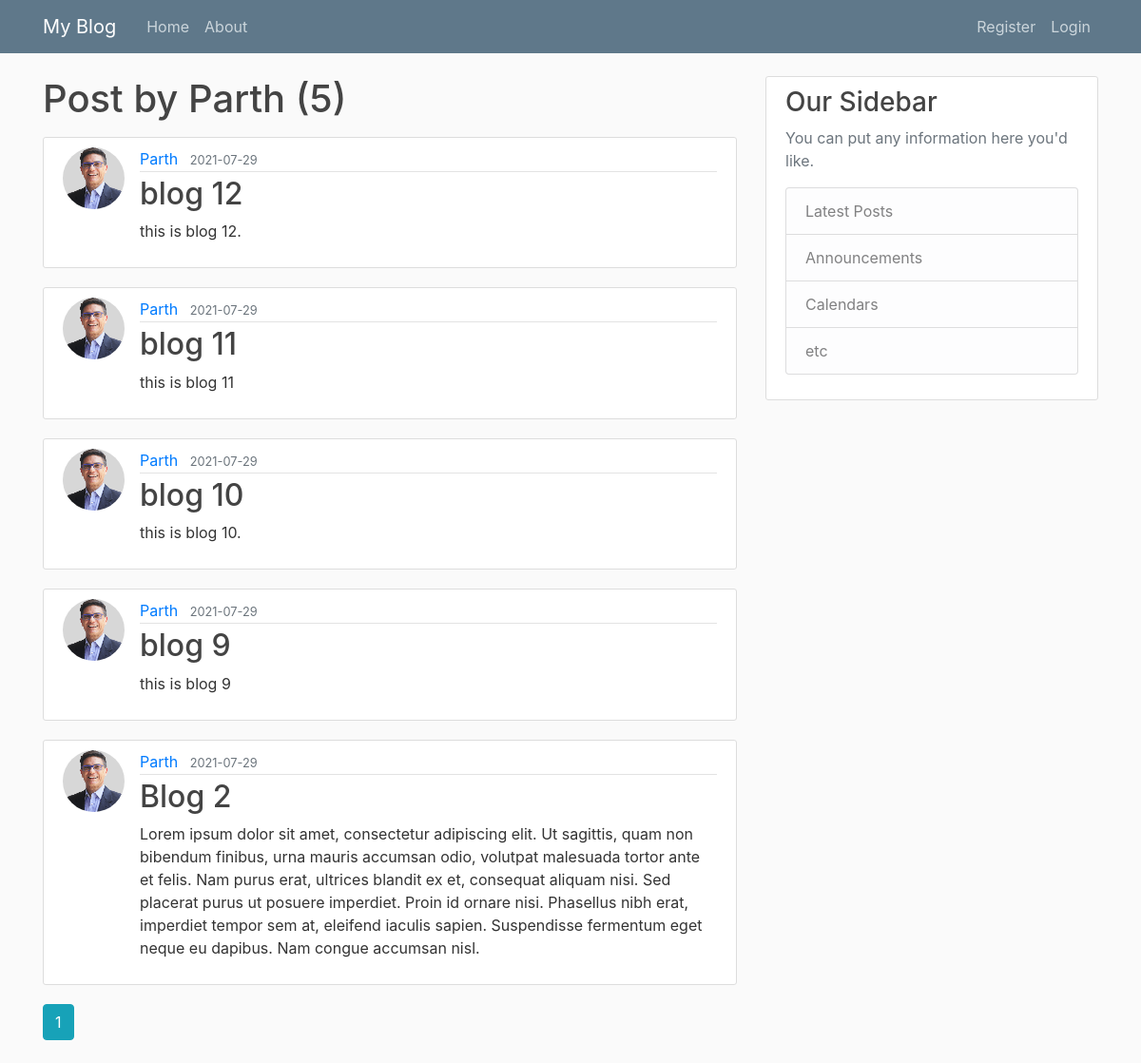
The page /user/Parth on the database its author committed.
### flask_blog/models.py (models this page shows, shortened)
class User(db.Model, UserMixin):
    id = db.Column(db.Integer, primary_key = True)
    username = db.Column(db.String(20), unique= True, nullable = False)
    email = db.Column(db.String(120), unique= True, nullable = False)
    image_file = db.Column(db.String(20), unique = False, nullable = False, default = 'default.jpeg')
    password = db.Column(db.String(60), unique = False, nullable = False)
    posts = db.relationship('Post', backref = 'author', lazy = True)

class Post(db.Model):
    id = db.Column(db.Integer, primary_key=True)
    title = db.Column(db.String(100), nullable = False)
    date_posted = db.Column(db.DateTime, nullable = False, default = datetime.utcnow)
    content = db.Column(db.Text, nullable = False)
    post_id = db.Column(db.Integer, db.ForeignKey('user.id'), nullable = False)
    '''user.id is lower case, because if reference to
    'user' table name that is created for User
    class and it is default to class name lowercase.'''

### flask_blog/users/routes.py (the view)
@users.route('/user/<string:username>')
def user_posts(username):
    page = request.args.get('page', 1, type=int)
    user = User.query.filter_by(username = username).first_or_404()
    posts = Post.query.filter_by(author = user)\
        .order_by(Post.date_posted.desc())\
        .paginate(page = page, per_page=5)
    return render_template('user_posts.html', posts = posts, user= user)

### flask_blog/templates/user_posts.html
{% extends "layout.html" %}
{% block content %}
    <h1 class="mb-3"> Post by {{ user.username }} ({{ posts.total }})</h1>
    {% for post in posts.items %}
        <article class="media content-section">
          <img class="rounded-circle article-img" src="{{ url_for('static', filename='profile_pics/' + post.author.image_file) }}">
          <div class="media-body">
            <div class="article-metadata">
              <a class="mr-2" href="{{ url_for('users.user_posts', username = post.author.username )}}">{{ post.author.username }}</a>
              <small class="text-muted">{{ post.date_posted.strftime('%Y-%m-%d') }}</small>
            </div>
            <h2><a class="article-title" href="{{url_for('posts.post',post_id=post.id)}}">{{ post.title }}</a></h2>
            <p class="article-content">{{ post.content }}</p>
          </div>
        </article>
    {% endfor %}
    {% for page_num in posts.iter_pages(left_edge=1, right_edge=1, left_current=1, right_current=2 ) %}
        {% if page_num %}
            {% if posts.page == page_num %}
                <a class='btn btn-info mb-4' href="{{ url_for('users.user_posts',username=user.username, page=page_num) }}"> {{ page_num }}</a>
            {% else %}
                <a class='btn btn-outline-info mb-4' href="{{ url_for('users.user_posts',username=user.username, page=page_num) }}"> {{ page_num }}</a>
            {% endif %}
        {% else %}
            ...
        {% endif %}
    {% endfor %}
{% endblock content %}

### flask_blog/static/main.css (style rules this page uses)
body { background: #fafafa; color: #333333; margin-top: 5rem; }
h1, h2, h3, h4, h5, h6 { color: #444444; }
.content-section { background: #ffffff; padding: 10px 20px; border: 1px solid #dddddd; border-radius: 3px; margin-bottom: 20px; }
.article-title { color: #444444; }
.article-content { white-space: pre-line; }
.article-img { height: 65px; width: 65px; margin-right: 16px; }
.article-metadata { padding-bottom: 1px; margin-bottom: 4px; border-bottom: 1px solid #e3e3e3 }

### rows shown on the page
User: username "Parth"
Post: image_file (picture), author.username "Parth", date_posted "2021-07-29", title "blog 12", content "this is blog 12."
Post: image_file (picture), author.username "Parth", date_posted "2021-07-29", title "blog 11", content "this is blog 11"
Post: image_file (picture), author.username "Parth", date_posted "2021-07-29", title "blog 10", content "this is blog 10."
Post: image_file (picture), author.username "Parth", date_posted "2021-07-29", title "blog 9", content "this is blog 9"
Post: image_file (picture), author.username "Parth", date_posted "2021-07-29", title "Blog 2", content "Lorem ipsum dolor sit amet, consectetur adipiscing elit. Ut sagittis, quam non bibendum finibus, urna mauris accumsan odio, volutpat malesuada tortor ante et felis. Nam purus erat, ultrices blandit ex et, consequat aliquam nisi. Sed placerat purus ut posuere imperdiet. Proin id ornare nisi. Phasellus nibh erat, imperdiet tempor sem at, eleifend iaculis sapien. Suspendisse fermentum eget neque eu dapibus. Nam congue accumsan nisl."

### other values the page prints
{{ posts.total }} "5"
{{ page_num }} "1"
